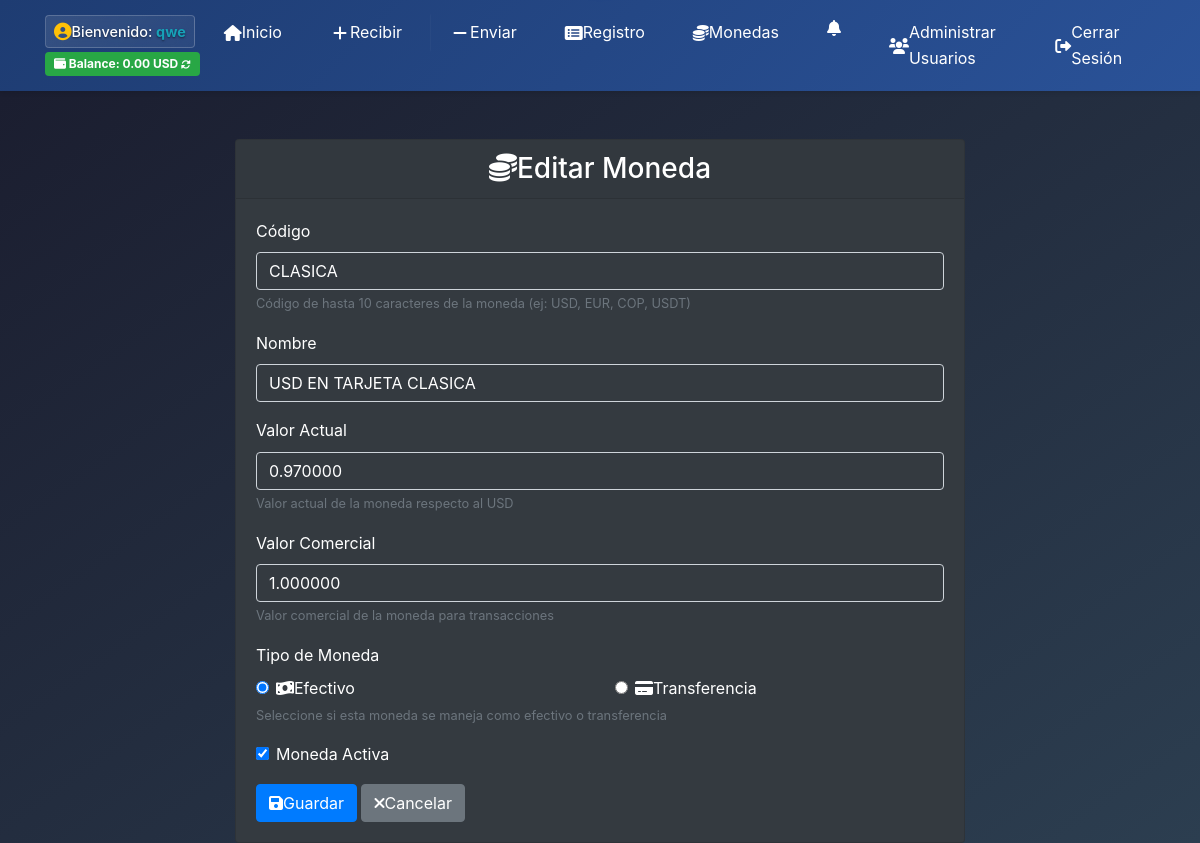
Screenshot of /remesas/monedas/editar/12/ (signed in) with the database file from the repository.
### remesas/models.py (models this page shows, shortened)
class Moneda(models.Model):
    TIPO_MONEDA_CHOICES = [
        ('efectivo', 'Efectivo'),
        ('transferencia', 'Transferencia'),
    ]
    codigo = models.CharField(max_length=10, unique=True, verbose_name='Código')
    nombre = models.CharField(max_length=50, verbose_name='Nombre')
    valor_actual = models.DecimalField(
        max_digits=15,
        decimal_places=6,
        verbose_name='Valor Actual',
        help_text='Valor actual de la moneda respecto al USD'
    )
    valor_comercial = models.DecimalField(
        max_digits=15,
        decimal_places=6,
        verbose_name='Valor Comercial',
        help_text='Valor comercial de la moneda para transacciones'
    )
    tipo_moneda = models.CharField(
        max_length=20,
        choices=TIPO_MONEDA_CHOICES,
        default='transferencia',
        verbose_name='Tipo de Moneda',
        help_text='Tipo de moneda: efectivo o transferencia'
    )
    activa = models.BooleanField(default=True, verbose_name='Activa')
    fecha_creacion = models.DateTimeField(auto_now_add=True)
    fecha_actualizacion = models.DateTimeField(auto_now=True)
    class Meta:
        verbose_name = 'Moneda'
        verbose_name_plural = 'Monedas'
        ordering = ['codigo']

### remesas/views.py (the view, shortened to what this page needs)
# urls.py: path('monedas/editar/<int:moneda_id>/', views.editar_moneda, name='editar_moneda'),
@login_required
def editar_moneda(request, moneda_id):
    moneda = get_object_or_404(models.Moneda, id=moneda_id)
    remesas_count = models.Remesa.objects.filter(moneda=moneda).count()
    balances_count = models.Balance.objects.filter(moneda=moneda).count()
    pagos_count = 0
    try:
        pagos_count = models.Pago.objects.filter(tipo_moneda=moneda).count()
    except AttributeError:
        pass
    context = {
        'moneda': moneda,
        'is_edit': True,
        'remesas_count': remesas_count,
        'balances_count': balances_count,
        'pagos_count': pagos_count,
        'tiene_registros': remesas_count > 0 or balances_count > 0 or pagos_count > 0
    }
    return render(request, 'Monedas/moneda_form.html', context)

### remesas/templates/Monedas/moneda_form.html (shortened to what this page needs)
{% extends 'eglisapp/base.html' %}
{% load static %}
{% block content %}
<div class="container mt-5">
    <div class="row justify-content-center">
        <div class="col-md-8">
            <div class="card bg-dark text-white">
                <div class="card-header">
                    <h3 class="text-center mb-0">
                        <i class="fas fa-coins me-2"></i>{% if is_edit %}Editar{% else %}Crear{% endif %} Moneda
                    </h3>
                </div>
                <div class="card-body">
                    <form method="post">
                        <div class="mb-3">
                            <label for="codigo" class="form-label">Código</label>
                            <input type="text" class="form-control bg-dark text-white" id="codigo" name="codigo"
                                   maxlength="10" placeholder="USD" required
                                   {% if is_edit %}value="{{ moneda.codigo }}"{% endif %}
                                   {% if is_edit and moneda.codigo == 'USD' %}readonly{% endif %}>
                            <small class="form-text text-muted">
                                Código de hasta 10 caracteres de la moneda (ej: USD, EUR, COP, USDT)
                            </small>
                        </div>
                        <div class="mb-3">
                            <label for="nombre" class="form-label">Nombre</label>
                            <input type="text" class="form-control bg-dark text-white" id="nombre" name="nombre"
                                   placeholder="Dólar Estadounidense" required {% if is_edit %}value="{{ moneda.nombre }}"{% endif %}>
                        </div>
                        <div class="mb-3">
                            <label for="valor_actual" class="form-label">Valor Actual</label>
                            <input type="number" class="form-control bg-dark text-white" id="valor_actual" name="valor_actual"
                                   step="0.01" min="0.01" placeholder="1.00" required {% if is_edit %}value="{{ moneda.valor_actual }}"{% endif %}>
                            <small class="form-text text-muted">Valor actual de la moneda respecto al USD</small>
                        </div>
                        <div class="mb-3">
                            <label for="valor_comercial" class="form-label">Valor Comercial</label>
                            <input type="number" class="form-control bg-dark text-white" id="valor_comercial" name="valor_comercial"
                                   step="0.01" min="0.01" placeholder="1.00" required {% if is_edit %}value="{{ moneda.valor_comercial }}"{% endif %}>
                            <small class="form-text text-muted">Valor comercial de la moneda para transacciones</small>
                        </div>
                        <div class="mb-3">
                            <label class="form-label">Tipo de Moneda</label>
                            <div class="row">
                                <div class="col-md-6">
                                    <div class="form-check">
                                        <input type="radio" class="form-check-input" id="tipo_efectivo" name="tipo_moneda" value="efectivo"
                                               {% if not is_edit or moneda.tipo_moneda == 'efectivo' %}checked{% endif %}>
                                        <label class="form-check-label" for="tipo_efectivo">
                                            <i class="fas fa-money-bill-wave me-2"></i>Efectivo
                                        </label>
                                    </div>
                                </div>
                                <div class="col-md-6">
                                    <div class="form-check">
                                        <input type="radio" class="form-check-input" id="tipo_transferencia" name="tipo_moneda" value="transferencia"
                                               {% if is_edit and moneda.tipo_moneda == 'transferencia' or not is_edit %}checked{% endif %}>
                                        <label class="form-check-label" for="tipo_transferencia">
                                            <i class="fas fa-credit-card me-2"></i>Transferencia
                                        </label>
                                    </div>
                                </div>
                            </div>
                            <small class="form-text text-muted">Seleccione si esta moneda se maneja como efectivo o transferencia</small>
                        </div>
                        <div class="mb-3 form-check">
                            <input type="checkbox" class="form-check-input" id="activa" name="activa"
                                   {% if not is_edit or moneda.activa %}checked{% endif %}>
                            <label class="form-check-label" for="activa">Moneda Activa</label>
                        </div>
                        <div class="d-grid gap-2">
                            <button type="submit" class="btn btn-primary">
                                <i class="fas fa-save me-2"></i>Guardar
                            </button>
                            <a href="{% url 'remesas:lista_monedas' %}" class="btn btn-secondary">
                                <i class="fas fa-times me-2"></i>Cancelar
                            </a>
                        </div>
                    </form>
                </div>
            </div>
        </div>
    </div>
</div>
{% endblock %}

### eglisapp/templates/eglisapp/base.html (shortened to what this page needs)
<!DOCTYPE html>
<html lang="es">
<head>
    {% load static %}
    <link href="{% static 'eglisapp/vendor/bootstrap/css/bootstrap.min.css' %}" rel="stylesheet">
    <link href="{% static 'eglisapp/css/gestion.css' %}" rel="stylesheet">
    <link rel="stylesheet" href="https://cdnjs.cloudflare.com/ajax/libs/font-awesome/6.0.0/css/all.min.css">
    <link rel="stylesheet" href="https://cdn.jsdelivr.net/npm/sweetalert2@11/dist/sweetalert2.min.css">
</head>
<body{% block body_class %}{% endblock %}>
    <nav class="navbar navbar-expand-lg navbar-dark sticky-top py-2" id="mainNav">
        <div class="container">
            {% if user.is_authenticated %}
            <div class="d-flex flex-column align-items-start">
              <div class="text-white mb-1 px-2 py-1 rounded" style="background: linear-gradient(135deg, rgba(255,255,255,0.1), rgba(255,255,255,0.05)); border: 1px solid rgba(255,255,255,0.2); backdrop-filter: blur(10px);">
                <div class="d-flex align-items-center gap-2">
                  <i class="fas fa-user-circle text-warning" style="font-size: 1.1rem;"></i>
                  <span style="font-size: 0.9rem; font-weight: 500; text-shadow: 0 1px 2px rgba(0,0,0,0.5);">
                    Bienvenido: <strong class="text-info">{{ user.first_name|default:user.username }}</strong>
                  </span>
                </div>
              </div>
              {% if user.is_authenticated %}
              <div class="d-flex align-items-center">
                {% if user_balance is not None and user_balance >= 0 %}
                <span class="badge bg-success rounded-pill fs-4" id="balance-badge" style="cursor: pointer;" title="Clic para actualizar balance">
                <i class="fas fa-wallet me-1"></i>
                <span class="fw-medium">Balance:</span>
                  <span id="balance-amount">{{ user_balance|floatformat:2 }}</span> <span id="balance-currency">{{ user_balance_moneda }}</span>
                  <i class="fas fa-sync-alt ms-1" id="balance-refresh-icon" style="font-size: 0.8em;"></i>
                </span>
                {% endif %}
              </div>
              {% endif %}
            </div>
            {% endif %}
      <div class="collapse navbar-collapse mt-2 mt-lg-0" id="navbarResponsive">
        <ul class="navbar-nav mx-auto">
          <li class="nav-item {% if request.resolver_match.url_name == 'home' %}active{% endif %}">
            <a class="nav-link d-flex align-items-center gap-2" href="{% url 'home' %}">
              <i class="fas fa-home"></i>
              <span>Inicio</span>
            </a>
          </li>
          <li class="nav-item {% if request.resolver_match.url_name == 'nueva_remesa' %}active{% endif %}">
            <a class="nav-link d-flex align-items-center gap-2" href="{% url 'remesas:nueva_remesa' %}">
              <i class="fas fa-plus fa-fw"></i>
              <span>Recibir</span>
            </a>
          </li>
          <li class="nav-item {% if request.resolver_match.url_name == 'crear_pago' %}active{% endif %}">
            <a class="nav-link d-flex align-items-center gap-2" href="{% url 'remesas:crear_pago' %}">
              <i class="fas fa-minus fa-fw"></i>
              <span>Enviar</span>
            </a>
          </li>
          <li class="nav-item {% if request.resolver_match.url_name == 'registro_transacciones' %}active{% endif %}">
            <a class="nav-link d-flex align-items-center gap-2" href="{% url 'remesas:registro_transacciones' %}">
              <i class="fas fa-list-alt"></i>
              <span>Registro</span>
            </a>
          </li>
          {% if user_tipo == 'admin' or user_tipo == 'contable' %}
          <li class="nav-item {% if request.resolver_match.url_name == 'lista_monedas' %}active{% endif %}">
            <a class="nav-link d-flex align-items-center gap-2" href="{% url 'remesas:lista_monedas' %}">
              <i class="fas fa-coins"></i>
              <span>Monedas</span>
            </a>
          </li>
          {% endif %}
          {% if user.is_authenticated and user_tipo == 'admin' %}
          <li class="nav-item {% if request.resolver_match.url_name == 'destinatarios' %}active{% endif %}">
            <a class="nav-link d-flex align-items-center gap-2" href="{% url 'notificaciones:destinatarios' %}"
               title="Gestión de Destinatarios" data-bs-toggle="tooltip">
              <i class="fas fa-bell"></i>
            </a>
          </li>
          {% endif %}
          {% if user.is_authenticated %}
            {% if user_tipo == 'admin' %}
            <li class="nav-item">
              <a class="nav-link d-flex align-items-center gap-2" href="{% url 'admin_usuarios' %}">
                <i class="fas fa-users"></i>
                <span>Administrar Usuarios</span>
              </a>
            </li>
            {% endif %}
            <li class="nav-item">
              <a class="nav-link d-flex align-items-center gap-2" href="{% url 'login:logout' %}">
                <i class="fas fa-sign-out-alt"></i>
                <span>Cerrar Sesión</span>
              </a>
            </li>
          {% endif %}
        </ul>
      </div>
    </div>
  </nav>
  <div class="pull-to-refresh-container">
  </div>
    {% block content %}
    {% endblock %}
</body>
</html>

### eglisapp/static/eglisapp/css/gestion.css (style rules this page uses)
:root { --primary-gradient: linear-gradient(135deg, #1a2980 0%, #576ffb 100%); --text-color: #e2e8f0; --nav-bg: rgba(26, 32, 44, 0.95); --nav-text: #ffffff; --accent: #4facfe; --hover-color: #576ffb; --card-bg: rgba(26, 32, 44, 0.8); --border-color: rgba(255, 255, 255, 0.1); --nav-hover-bg: rgba(255, 255, 255, 0.1); --nav-active-bg: rgba(255, 255, 255, 0.15); }
body { display: grid; grid-template-rows: auto 1fr auto; min-height: 100vh; background-color: #07519c; color: #1e293b; font-family: 'Inter', sans-serif; line-height: 1.6; margin: 0; padding: 0; }
.navbar-dark { background: linear-gradient(135deg, #1e3c72 0%, #2a5298 100%); box-shadow: 0 2px 4px rgba(0, 0, 0, 0.1); }
.nav-item { margin: 0 0.25rem; position: relative; border-radius: 8px; transition: all 0.3s ease; }
.nav-link { color: var(--nav-text) !important; padding: 0.75rem 1.25rem !important; border-radius: 8px; transition: all 0.3s cubic-bezier(0.4, 0, 0.2, 1); position: relative; overflow: hidden; }
.nav-link::before { content: ''; position: absolute; top: 0; left: 0; width: 100%; height: 100%; background: var(--nav-hover-bg); transform: translateX(-100%); transition: transform 0.3s ease; z-index: -1; border-radius: 8px; }

### eglisapp/templates/eglisapp/base.html (style rules this page uses)
:root { --navbar-height-mobile: 60px; --navbar-height-desktop: 80px; }
html, body { -webkit-tap-highlight-color: transparent; margin: 0; padding: 0; min-height: 100vh; color: #ffffff; }
body { background: linear-gradient(145deg, #1a1c2e, #2c3e50) fixed; background-size: cover; }
.pull-to-refresh-container { position: fixed; top: 0; left: 0; right: 0; height: 120px; z-index: 2000; pointer-events: none; overflow: hidden; }
.navbar { min-height: var(--navbar-height-mobile); }
@media (min-width: 992px) { .navbar { min-height: var(--navbar-height-desktop); } }
.nav-link { padding: 0.75rem 1rem; }
.badge { padding: 0.5em 0.75em; }

### rows the page displays
Moneda: codigo "CLASICA", nombre "USD EN TARJETA CLASICA", valor_actual "0.970000", valor_comercial "1.000000", tipo_moneda "☑ Efectivo", tipo_moneda "☐ Transferencia", activa "☑"

### other values shown
{{ user.first_name|default:user.username }} "qwe"
{{ user_balance|floatformat:2 }} "0.00"
{{ user_balance_moneda }} "USD"
